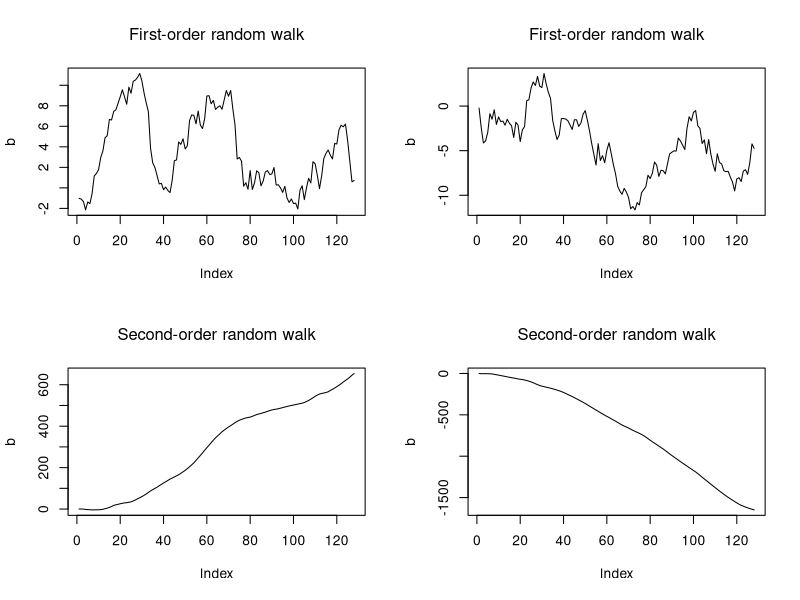

The R script that drew this image:
# Figure 18.4

set.seed(17)

n<- 128
sd<- 1
x<- rnorm(n)*sd

par(mfrow=c(2,2))
plot(cumsum(x),xlab='Index',ylab='b',type='l')
  title(expression('First-order random walk'))

x<- rnorm(n)*sd
plot(cumsum(x),xlab='Index',ylab='b',type='l')
  title(expression('First-order random walk'))


x<- rnorm(n)*sd
plot(cumsum(cumsum(x)),xlab='Index',ylab='b',type='l')
  title(expression('Second-order random walk'))


x<- rnorm(n)*sd
plot(cumsum(cumsum(x)),xlab='Index',ylab='b',type='l')
  title(expression('Second-order random walk'))

